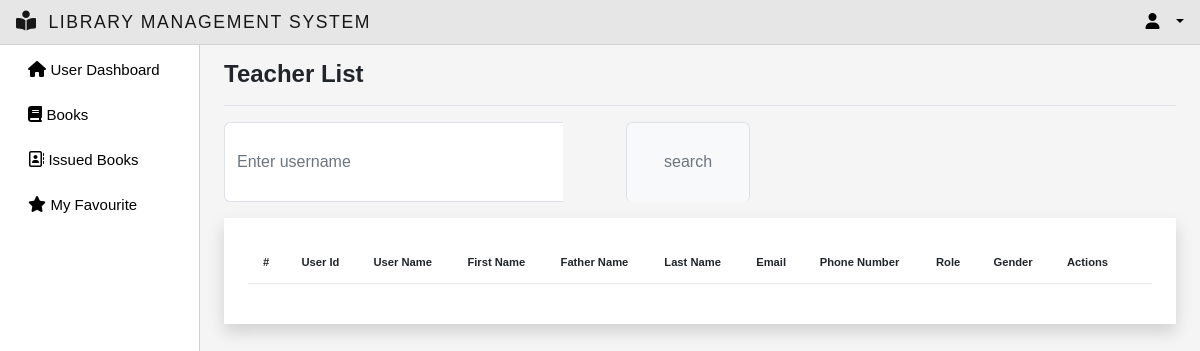
Before: /teacherlist/ with the older database file.
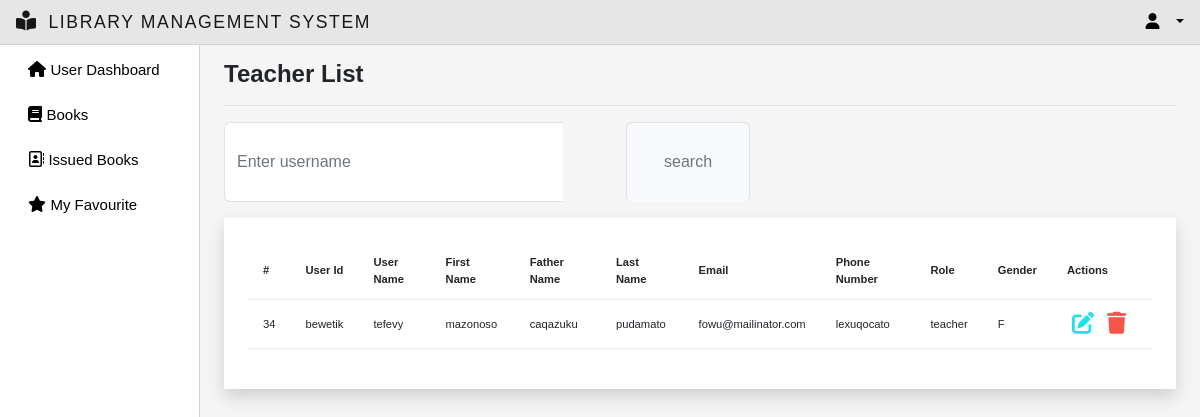
After: the same page with the newer database file.
### myapp/models.py (models this page shows)
class CustomUser(AbstractUser):
    email = models.EmailField(max_length=255, unique=True)
    username = models.CharField(max_length=50, unique=True)
    first_name = models.CharField(null=True, blank=True, max_length=100)
    father_name= models.CharField(null=True, blank=True, max_length=100)
    last_name = models.CharField(null=True, blank=True, max_length=100)
    phone_number = models.CharField(null=True,blank=True, max_length=20)
    user_id = models.CharField(max_length=50,null=True,blank=True)
    group = models.ForeignKey(Group, on_delete=models.CASCADE, default=2)
    gender = models.CharField(max_length=1,choices=GENDER_CHOICES,null=True,blank=True)
    USERNAME_FIELD = 'email'
    EMAIL_FIELD = 'email'
    REQUIRED_FIELDS = []
    objects = CutomUserManager()

### myapp/views.py (the view)
# urls.py: path('teacherlist/',views.TeacherList, name ="teacherlist"),
def TeacherList(request):
    users = CustomUser.objects.filter(group_id="3")
    context = {'users':users}
    return render(request,'teacherlist.html',context)

### myapp/templates/teacherlist.html (shortened to what this page needs)
{% extends 'main.html' %}
{% block title %}Teacher List{% endblock title %}
{% block content %}
<div  class="search-customization">
	<div class="mb-3 w-50">
	  <form id="searchForm" action="{% url 'users-management' %}" method="GET">
		<div class="input-group">
		  <input
			class="form-control border-end-0 border"
			type="search"
			placeholder="Enter username"
			id="example-search-input"
			name="search_user"
			value="{{search_user}}"
		  />
		  <span class="input-group-append">
			<input
			  class="btn btn-outline-secondary bg-light border-bottom-0 border ms-n5"
			  type="submit"
			  value="search"
			/>
		  </span>
		</div>
	  </form>
	</div>
</div>
<div class="p-4 shadow bg-white">
    <table class="table table-hover table-font-size">
        <thead>
            <tr>
                <th scope="col">#</th>
                <th scope="col">User Id</th>
                <th scope="col">User Name</th>
                <th scope="col">First Name</th>
                <th scope="col">Father Name</th>
                <th scope="col">Last Name</th>
                <th scope="col">Email</th>
                <th scope="col">Phone Number</th>
                <th scope="col">Role</th>
                <th scope="col">Gender</th>
                <th>Actions</th>
            </tr>
        </thead>
        <tbody>
            {% for user in users %}
                <tr>
                    <td>{{user.id}}</td>
                    <td>{{user.user_id}}</td>
                    <td>{{user.username}}</td>
                    <td>{{user.first_name}}</td>
                    <td>{{user.father_name}}</td>
                    <td>{{user.last_name}}</td>
                    <td>{{user.email}}</td>
                    <td>{{user.phone_number}}</td>
                    <td>{{user.group}}</td>
                    <td>{{user.gender}}</td>
                    <td>
                        <a href="{% url 'update-user' user.id %}" class="edit" data-toggle="modal"><i class="fa-solid fa-pen-to-square"></i></a>
                        <a href="{% url 'delete-user' user.id %}" onclick="return confirm('Do you really want to delete this user?') ;" class="delete" id="deleteBttn" data-toggle="modal"><i class="fa-solid fa-trash"></i></a>
                    </td>
                </tr>
            {% endfor %}
        </tbody>
    </table>
</div>
<br>
{% endblock %}

Changed rows visible on the page:
added CustomUser: id "34", user_id "bewetik", username "tefevy", first_name "mazonoso", father_name "caqazuku", last_name "pudamato", email "fowu@mailinator.com", phone_number "lexuqocato", group "teacher", gender "F"
